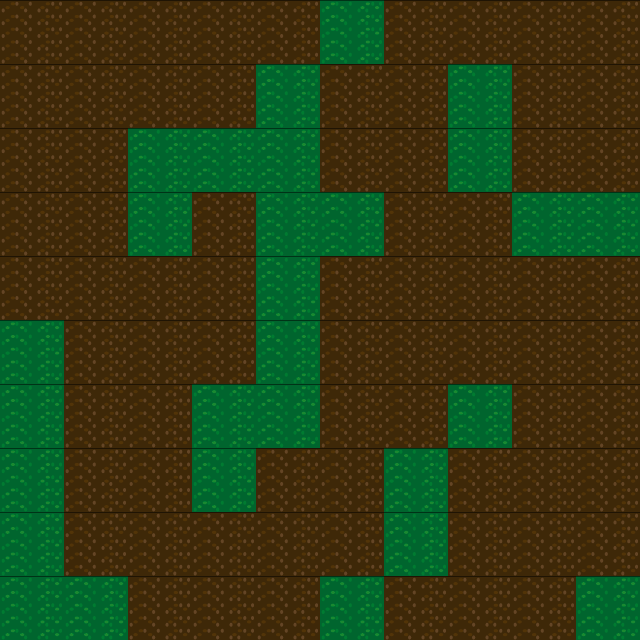

Tiled map render using the project's own tile images. Description and the whole map definition, tile-layer contents included, below:
An orthogonal 10x10 tile map with 64x64 px tiles, 1 tile layer (Tile Layer 1).

<map version="1.0" orientation="orthogonal" renderorder="right-down" width="10" height="10" tilewidth="64" tileheight="64">
 <tileset firstgid="1" name="tiles" tilewidth="64" tileheight="64">
  <image source="../images/tiles.png" width="192" height="64" />
 </tileset>
 <layer name="Tile Layer 1" width="10" height="10">
  <data encoding="csv">
1,1,1,1,1,2,1,1,1,1,
1,1,1,1,2,1,1,2,1,1,
1,1,2,2,2,1,1,2,1,1,
1,1,2,1,2,2,1,1,2,2,
1,1,1,1,2,1,1,1,1,1,
2,1,1,1,2,1,1,1,1,1,
2,1,1,2,2,1,1,2,1,1,
2,1,1,2,1,1,2,1,1,1,
2,1,1,1,1,1,2,1,1,1,
2,2,1,1,1,2,1,1,1,2
</data>
 </layer>
</map>